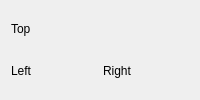
<?xml version="1.0" encoding="UTF-8"?>
<ui version="4.0">
 <class>Form</class>
 <widget class="QWidget" name="Form">
  <layout class="QVBoxLayout" name="wrapper">
   <item>
    <layout class="QVBoxLayout" name="layout">
     <item>
      <widget class="QLabel" name="label">
       <property name="text">
        <string>Top</string>
       </property>
      </widget>
     </item>
     <item>
      <layout class="QHBoxLayout" name="horizontalLayout">
       <item>
        <widget class="QLabel" name="label_2">
         <property name="text">
          <string>Left</string>
         </property>
        </widget>
       </item>
       <item>
        <widget class="QLabel" name="label_3">
         <property name="text">
          <string>Right</string>
         </property>
        </widget>
       </item>
      </layout>
     </item>
    </layout>
   </item>
  </layout>
 </widget>
</ui>
